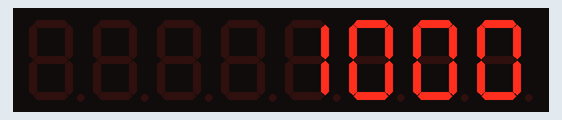
Recording of a sketch running on a simulated Arduino Uno, built with avr-gcc and run on an emulated ATmega328P. On the bench: 8-digit seven-segment display.

Above: at 0.6 s.

The sketch:

8_digit_clock.ino
```cpp
//We always have to include the library
#include "LedControl.h"

/*
 Now we need a LedControl to work with.
 ***** These pin numbers will probably not work with your hardware *****
 pin 12 is connected to the DataIn
 pin 13 is connected to the CLK
 pin 10 is connected to LOAD
 We have only a single MAX72XX.
 */
LedControl lc=LedControl(12,13,10,1);

/* we always wait a bit between updates of the display */
unsigned long delaytime=250;

void setup() {
  /*
   The MAX72XX is in power-saving mode on startup,
   we have to do a wakeup call
   */
  lc.shutdown(0,false);
  /* Set the brightness to a medium values */
  lc.setIntensity(0,8);
  /* and clear the display */
  lc.clearDisplay(0);

  Serial.begin(9600);
}

void longToSong(long x){
    char buff[9];
    sprintf(buff, "%8d", x);
    for (byte i = 0; i < 8; i ++) {
      lc.setChar(0, 7 - i, buff[i], false);
    }


}
  int oldnums[8];
void intToPrint(long x) {
  int nums[8] = {-1, -1, -1, -1, -1, -1, -1, -1};
  int index = 7;
  int len = 0;
   while (x > 0 && index >= 0) {
       nums[index] =  x % 10;
       x = x / 10;
       len ++;
      // Serial.println(nums[index]);
       index --;
   }
    //Serial.println("==========");

   for (int i = 7; i >=0 ; i --) {
     if (nums[i] != -1) len ++;

     //lc.clearDisplay(i);
   }

   int inverseLen = 7 - len;
   int count = 0;
   for (int i = len; i >=0 ; i --){
      if (oldnums[inverseLen - (i - len)] != nums[inverseLen - (i - len)]) lc.setDigit(0,i,nums[inverseLen - (i - len)],false);
      oldnums[inverseLen - (i - len)] = nums[inverseLen - (i - len)];
    }

}

unsigned long x = 0;
void loop() {
  //writeArduinoOn7Segment();
  //scrollDigits();
  intToPrint(x);

  x ++;


}
```
